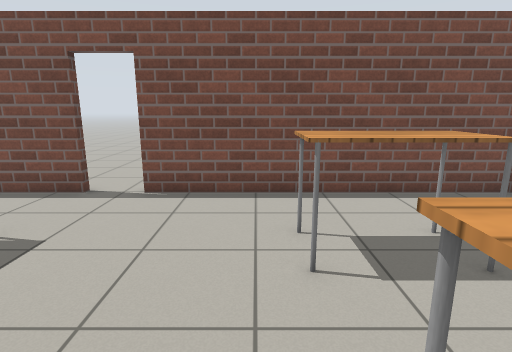
view 1 (above)

19 first-person views from a walk through a world built for the Gazebo simulator. The camera is 1.2 m above the floor, tilts 12° down and sees 80° across. The floor is counted in squares, 0.5 m on a side. Each view is taken from the middle of a square. On the plan, view 1 faces up. The plan holds only what a view shows up to about 18 squares ahead; the rest is blank. The robots in the file are not drawn. Gazebo's built-in surfaces are drawn with simple patterns.

view 2
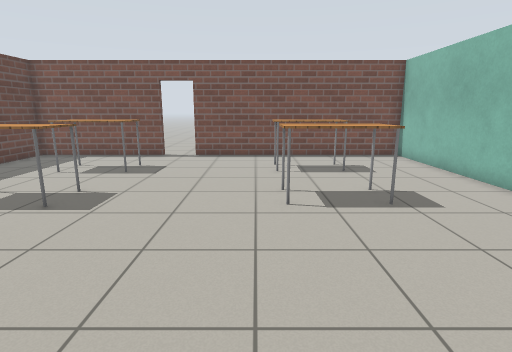

view 3
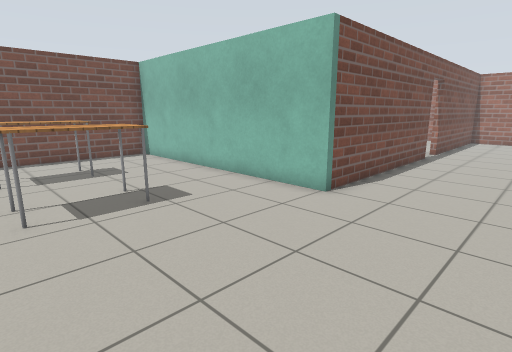

view 4
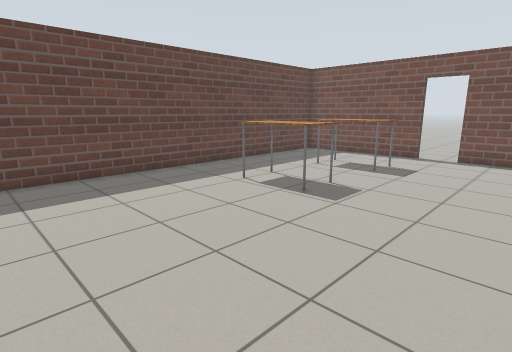

view 5
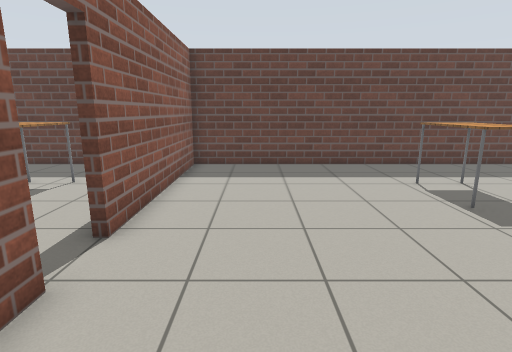

view 6
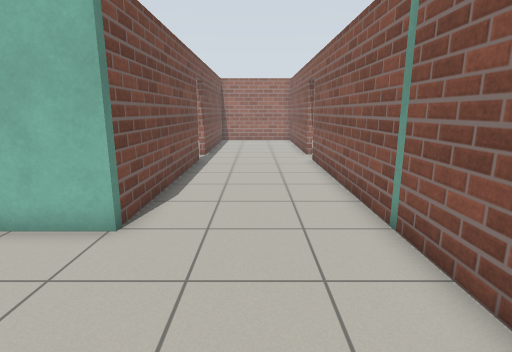

view 7
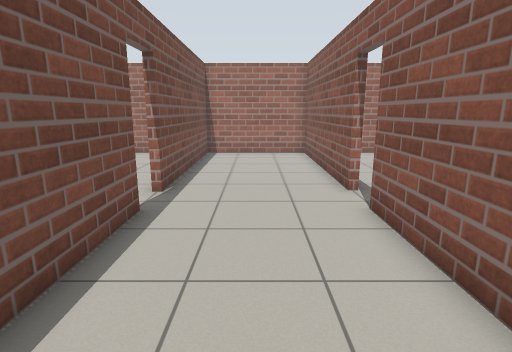

view 8
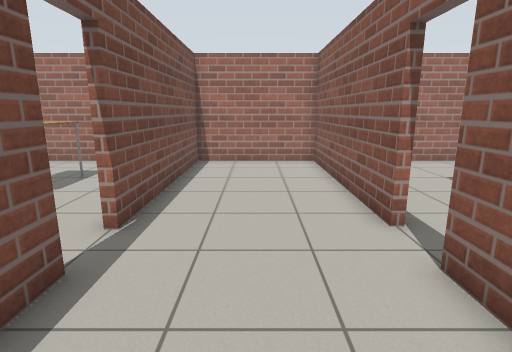

view 9
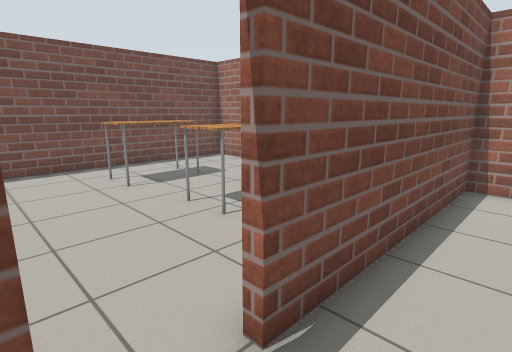

view 10
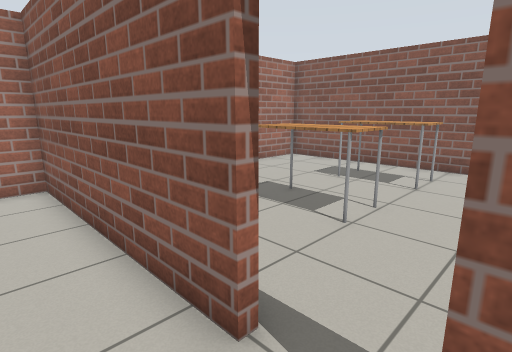

view 11
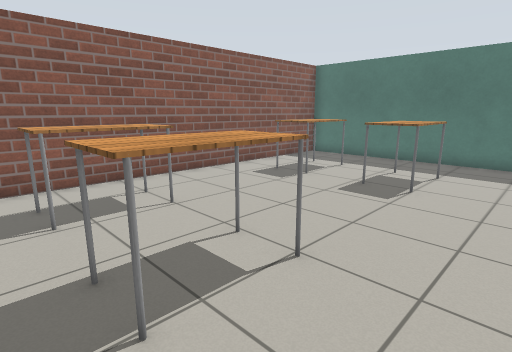

view 12
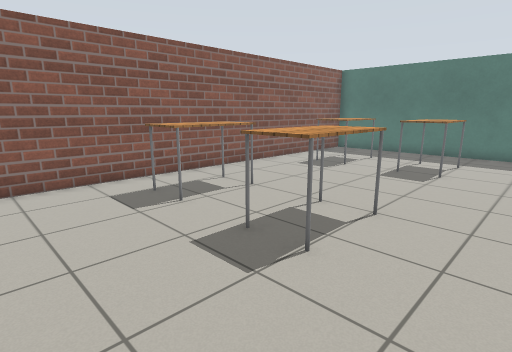

view 13
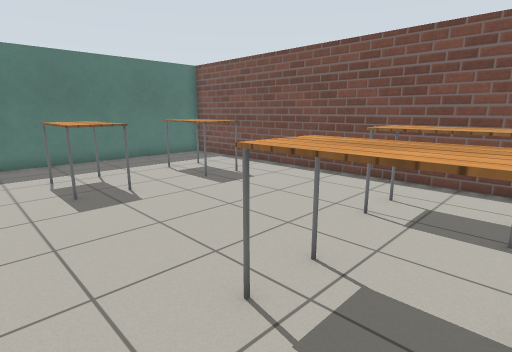

view 14
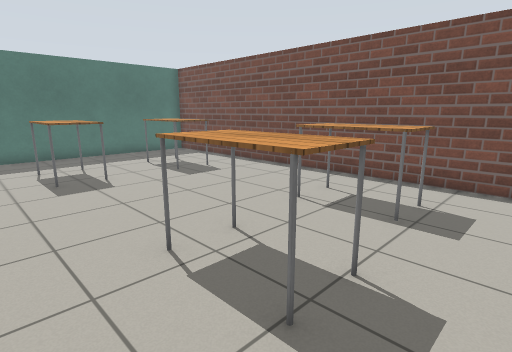

view 15
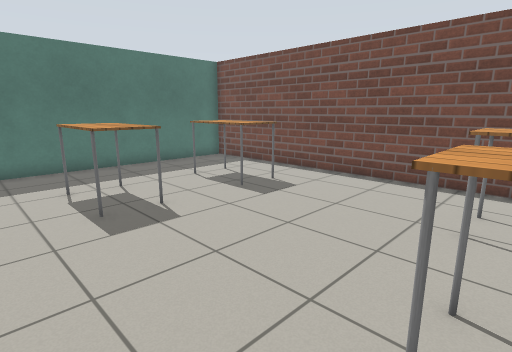

view 16
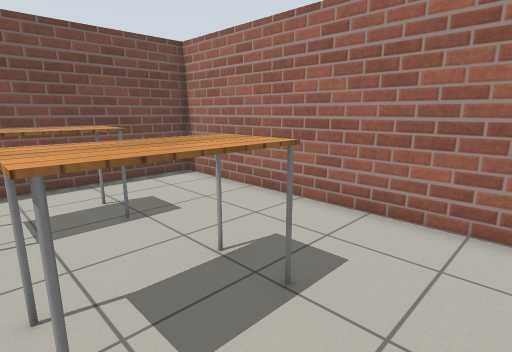

view 17
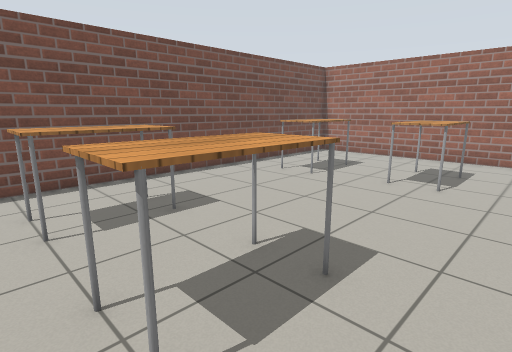

view 18
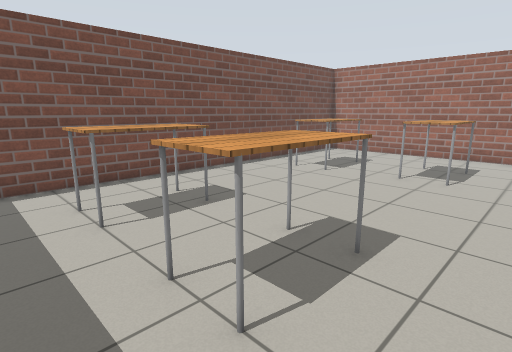

view 19
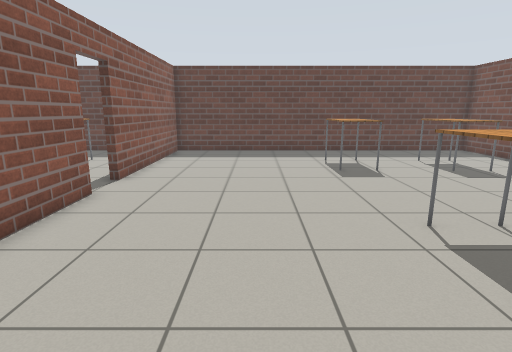

### Floor plan
Points are (right, up) in squares from view 1. A wall is a line through its corners. A room is listed if a view was taken in it or the views show most of it. See-through windows are left out.
Room 1 (views 1, 2, 3, 4, 5, 6, 7, 8, 9, 10, 19)
walls: (5, -8.9) (17.4, -8.9); (-1.8, -8.9) (1.6, -8.9); (-5.1, 8.8) (-11.8, 8.8) (-11.8, -8.9) (-3.5, -8.9); (17.3, -3.2) (7.9, -3.2) (7.9, 8.8) (-3.4, 8.8); (19, -8.9) (27.9, -8.9) (27.9, -3.2) (19, -3.2)
ways out: open door at (18.5, -9) to room 2; open door at (18.5, -3) to room 3; open door at (-4.5, 9); open door at (-2.5, -9)
objects: table (-8, -1) to (-5, 1); table (-8, 4) to (-5, 6); table (1, 0) to (4, 1); table (1, 4) to (4, 6)
Room 2 (views 11, 12)
walls: (27.9, -15.9) (27.9, -12.1); (8.2, -11.2) (8.2, -20.5); (8.5, -20.8) (27.9, -20.8) (27.9, -18)
ways out: open door at (18.5, -9) to room 1
objects: table (12, -18) to (14, -17); table (12, -15) to (14, -13); table (20, -19) to (23, -17); table (20, -14) to (23, -13)
Room 3 (views 13, 14, 15, 16, 17, 18)
walls: (27.9, -1.6) (27.9, 8.8) (8.2, 8.8) (8.2, -1)
ways out: open door at (18.5, -3) to room 1
objects: table (12, 0) to (15, 2); table (12, 5) to (15, 6); table (21, 0) to (24, 2); table (21, 5) to (24, 6)

Positions as (right, up) in squares from view 1, and headings:
1: (0, 0), facing up
2: (0, -8), facing up
3: (0, -8), facing up-right
4: (0, -8), facing up-left
5: (2, -6), facing left
6: (2, -6), facing right
7: (10, -6), facing right
8: (13, -6), facing right
9: (17, -5), facing up-right
10: (17, -7), facing down-right
11: (24, -10), facing down-left
12: (27, -10), facing down-left
13: (24, -2), facing up-left
14: (26, -2), facing up-left
15: (22, -2), facing up-left
16: (21, -2), facing up-right
17: (11, -2), facing up-right
18: (10, -2), facing up-right
19: (7, -4), facing left
